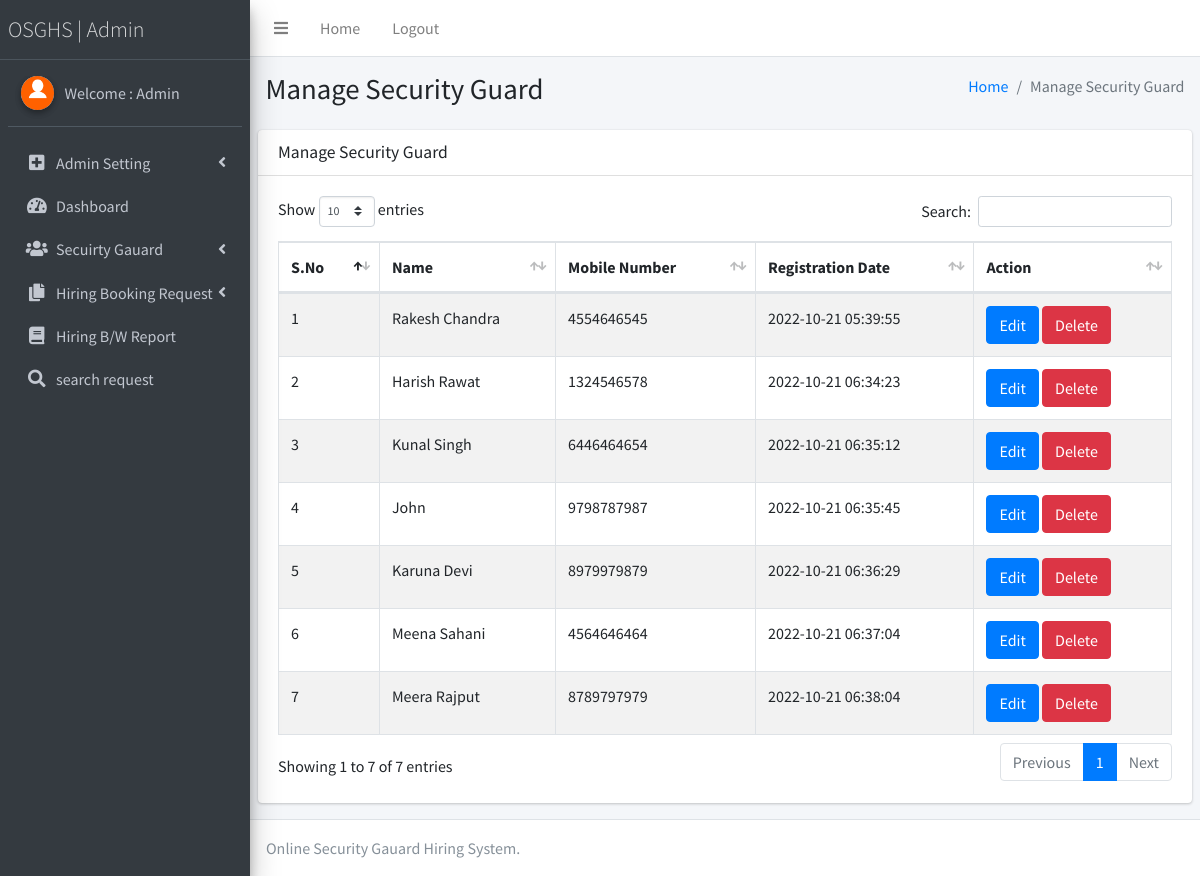
Page /osghs/admin/manage-security-guard.php (signed in) on the committed database.
### tables this page shows
CREATE TABLE `tblguard` (
  `ID` int(11) NOT NULL,
  `Profilepic` varchar(250) DEFAULT NULL,
  `Name` mediumtext DEFAULT NULL,
  `MobileNumber` bigint(10) DEFAULT NULL,
  `Address` mediumtext DEFAULT NULL,
  `IDtype` varchar(100) DEFAULT NULL,
  `IDnumber` varchar(250) DEFAULT NULL,
  `RegistrationDate` timestamp NULL DEFAULT current_timestamp()
);

### osghs/admin/manage-security-guard.php (the view, shortened to what this page needs)
<?php
include('includes/dbconnection.php');
if (strlen($_SESSION['osghsaid']==0)) {
  header('location:logout.php');
  } else{
  ?>
<!DOCTYPE html>
<html>
<head>
  <link rel="stylesheet" href="plugins/fontawesome-free/css/all.min.css">
  <link rel="stylesheet" href="https://code.ionicframework.com/ionicons/2.0.1/css/ionicons.min.css">
  <link rel="stylesheet" href="plugins/datatables-bs4/css/dataTables.bootstrap4.css">
  <link rel="stylesheet" href="dist/css/adminlte.min.css">
</head>
<body class="hold-transition sidebar-mini">
<div class="wrapper">
  <?php include_once('includes/header.php');?>
<?php include_once('includes/sidebar.php');?>
  <div class="content-wrapper">
    <section class="content-header">
      <div class="container-fluid">
        <div class="row mb-2">
          <div class="col-sm-6">
            <h1>Manage Security Guard</h1>
          </div>
          <div class="col-sm-6">
            <ol class="breadcrumb float-sm-right">
              <li class="breadcrumb-item"><a href="dashboard.php">Home</a></li>
              <li class="breadcrumb-item active">Manage Security Guard</li>
            </ol>
          </div>
        </div>
      </div>
    </section>
    <section class="content">
      <div class="row">
        <div class="col-12">
          <div class="card">
            <div class="card-header">
              <h3 class="card-title">Manage Security Guard</h3>
            </div>
            <div class="card-body">
              <table id="example1" class="table table-bordered table-striped">
                <thead>
                <tr>
                  <th>S.No</th>
                  <th>Name</th>
                  <th>Mobile Number</th>
                  <th>Registration Date</th>
                  <th>Action</th>
                </tr>
                </thead>
                 <?php
$sql="SELECT * from tblguard";
$query = $dbh -> prepare($sql);
$query->execute();
$results=$query->fetchAll(PDO::FETCH_OBJ);
$cnt=1;
if($query->rowCount() > 0)
{
foreach($results as $row)
{               ?>
                <tr>
                  <td><?php echo htmlentities($cnt);?></td>
                  <td><?php  echo htmlentities($row->Name);?></td>
                  <td><?php  echo htmlentities($row->MobileNumber);?></td>
                  <td><?php  echo htmlentities($row->RegistrationDate);?></td>
                  <td> <a href="edit-guard-detail.php?editid=<?php echo htmlentities ($row->ID);?>" class="btn btn-primary">Edit</a>
<a href="manage-security-guard.php?delid=<?php echo htmlentities ($row->ID);?>" onClick="return confirm('Do you really want to delete?');" class="btn btn-danger">Delete</a>
                  </td>
                </tr>
                <?php $cnt=$cnt+1;}} ?>
              </table>
            </div>
          </div>
        </div>
      </div>
    </section>
  </div>
 <?php include_once('includes/footer.php');?>
</div>
</body>
</html>
<?php }  ?>

### osghs/admin/includes/sidebar.php (shortened to what this page needs)
  <aside class="main-sidebar sidebar-dark-primary elevation-4">
    <a href="dashboard.php" class="brand-link" style="font-weight:bold; font-size:22px;">
      <span class="brand-text font-weight-light">OSGHS | Admin</span>
    </a>
    <div class="sidebar">
      <div class="user-panel mt-3 pb-3 mb-3 d-flex">
        <div class="image">
          <img src="dist/img/download.png" class="img-circle elevation-2" alt="User Image">
        </div>
        <div class="info">
<?php
$aid=$_SESSION['osghsaid'];
$sql="SELECT AdminName from  tbladmin where ID=:aid";
$query = $dbh -> prepare($sql);
$query->bindParam(':aid',$aid,PDO::PARAM_STR);
$query->execute();
$results=$query->fetchAll(PDO::FETCH_OBJ);
$cnt=1;
if($query->rowCount() > 0)
{
foreach($results as $row)
{               ?>
          <a href="admin-profile.php" class="d-block">Welcome : <?php  echo $row->AdminName;?></a>
          <?php $cnt=$cnt+1;}} ?>
        </div>
      </div>
      <nav class="mt-2">
        <ul class="nav nav-pills nav-sidebar flex-column" data-widget="treeview" role="menu" data-accordion="false">
            <li class="nav-item has-treeview">
            <a href="#" class="nav-link">
              <i class="nav-icon fas fa-plus-square"></i>
              <p>
                Admin Setting
                <i class="fas fa-angle-left right"></i>
              </p>
            </a>
          </li>
          <li class="nav-item">
            <a href="dashboard.php" class="nav-link">
              <i class="nav-icon fas fa-tachometer-alt"></i>
              <p>
                Dashboard
               </p>
            </a>
          </li>
          <li class="nav-item has-treeview">
            <a href="#" class="nav-link">
              <i class="nav-icon fas fa-users"></i>
              <p>
                Secuirty Gauard
                <i class="fas fa-angle-left right"></i>
              </p>
            </a>
          </li>
<li class="nav-item has-treeview">
            <a href="#" class="nav-link">
              <i class="nav-icon fas fa-copy"></i>
              <p>
                Hiring Booking Request
                <i class="right fas fa-angle-left"></i>
              </p>
            </a>
          </li>
          <li class="nav-item">
            <a href="between-dates-report.php" class="nav-link">
              <i class="nav-icon fas fa-book"></i>
              <p>
                Hiring B/W Report
               </p>
            </a>
          </li>
      <li class="nav-item">
            <a href="search.php" class="nav-link">
              <i class="nav-icon fas fa-search"></i>
              <p>
                search request
               </p>
            </a>
          </li>
        </ul>
      </nav>
    </div>
  </aside>

### rows in the picture
tblguard: Name "Rakesh Chandra", MobileNumber "4554646545", RegistrationDate "2022-10-21 05:39:55"
tblguard: Name "Harish Rawat", MobileNumber "1324546578", RegistrationDate "2022-10-21 06:34:23"
tblguard: Name "Kunal Singh", MobileNumber "6446464654", RegistrationDate "2022-10-21 06:35:12"
tblguard: Name "John", MobileNumber "9798787987", RegistrationDate "2022-10-21 06:35:45"
tblguard: Name "Karuna Devi", MobileNumber "8979979879", RegistrationDate "2022-10-21 06:36:29"
tblguard: Name "Meena Sahani", MobileNumber "4564646464", RegistrationDate "2022-10-21 06:37:04"
tblguard: Name "Meera Rajput", MobileNumber "8789797979", RegistrationDate "2022-10-21 06:38:04"

### other values in the picture
$row->AdminName "Admin"
